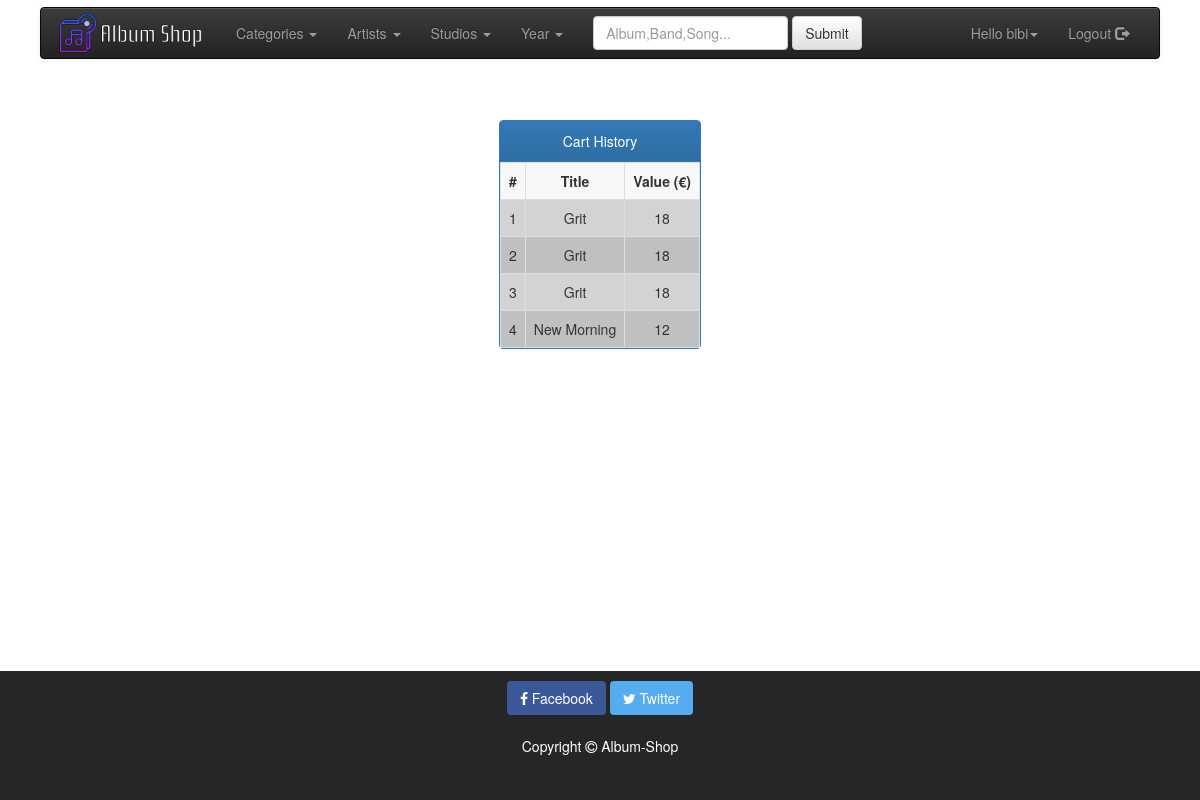
Page /show_history.php (signed in) on the committed database.
### tables this page shows
CREATE TABLE IF NOT EXISTS `cart_history` (
  `cart_id` int(11) NOT NULL,
  `cust_id` int(11) NOT NULL,
  `cd_id` int(11) NOT NULL,
  `cd_title` varchar(30) NOT NULL,
  `cd_value` int(11) NOT NULL
);

### show_history.php (the view, shortened to what this page needs)
<!DOCTYPE html>
<html lang="en">
<?php include("header.php") ?>
<body>
<?php
  include("navbar.php");
?>
<?php
include("mysqli_connect.php");
?>
<div class="main">
<div class="panel panel-primary ">
  <div class="panel-heading"><center> Cart History</center></div>
  <div class="table-responsive">
    <table class="table table-hover table-bordered" >
      <thead>
        <tr>
        	<th>#</th>
          <th>Title</th>
          <th>Value (€)</th>
        </tr>
      </thead>
      <tbody>
<?php
	if (empty($_SESSION["admin"])) {
		$cust_id=$_SESSION["cust_id"];
	}elseif (isset($_SESSION["cust_id"])) {
		$cust_id=$_SESSION["cust_id"];
	}else $cust_id=$_REQUEST["cust_id"];
  $q="SELECT * FROM cart_history WHERE cust_id='$cust_id'";
  $r=mysqli_query($con,$q);
  $n=mysqli_num_rows($r);
  if($r){
    for ($i=0; $i<$n ; $i++) {
      $rec=mysqli_fetch_array($r); ?>
      <tr>
      	<td><?php echo $i+1; ?></td>
        <td><?php echo $rec["cd_title"]; ?></td>
        <td><?php echo $rec["cd_value"]; ?></td>
      </tr>
      <?php
    }
  }
?>
      </tbody>
    </table>
  </div>
</div>
</div>
<?php
  include("footer.php");
?>
</body>
</html>

### style.css (style rules this page uses)
body { background: url("./images/m7.jpg") no-repeat center center fixed; -webkit-background-size: cover; -moz-background-size: cover; -o-background-size: cover; background-size: cover; padding-top: 70px; display: flex; flex-direction: column; min-height: 100vh; width: 100%; }
html, body { height: 100%; margin: 0; }
.main { position :relative; max-width: 1200px; margin-left: auto; margin-right: auto; margin-top: 50px; }
.panel { max-width: 1200px; }
tbody tr:nth-of-type(odd) { background: #D3D3D3; }
tbody tr:nth-of-type(even) { background: #C0C0C0; }
table ,th { text-align: center; }
table { border: 1px solid #ccc; border-collapse: collapse; margin: 0; padding: 0; width: 100%; }
table tr { background-color: #f8f8f8; border: 1px solid #ddd; padding: .35em; }
table th, table td { padding: .625em; text-align: center; }

### rows in the picture
cart_history: cd_title "Grit", cd_value "18"
cart_history: cd_title "Grit", cd_value "18"
cart_history: cd_title "Grit", cd_value "18"
cart_history: cd_title "New Morning", cd_value "12"

### other values in the picture
$_SESSION["firstname"] "bibi"
